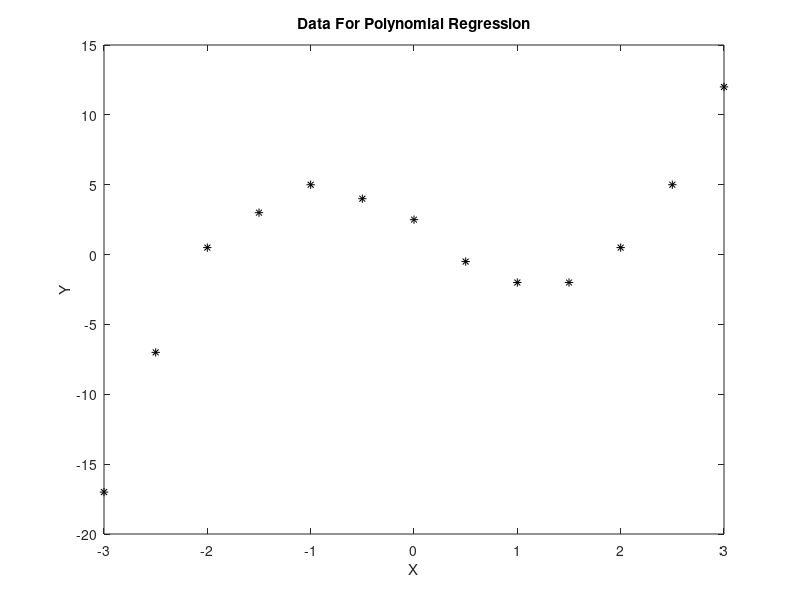

The MATLAB source for this figure: (Note: this script raises an error after producing the figure.)
% RegressionProblem.m

%% Project 2, Question 2
%  code to use sweep operator to perform linear regression 

%% 2-a , load data, create Vandermonde design matrix, build tableau
x = [-3,-2.5,-2,-1.5,-1,-0.5,0,0.5,1,1.5,2,2.5,3]';
y = [-17,-7,0.5,3,5,4,2.5,-0.5,-2,-2,0.5,5,12]';

figure;plot(x,y,'k*');xlabel('X');ylabel('Y');title('Data For Polynomial Regression');

X = vandermonde(x,4); % get Vandermonde design
[n,p] = size(X);

T = [[X'*X,X'*y];[y'*X,y'*y]]; % build tableau

%% 2-b , test SWEEP operator, the function SWEEP is attached separately
for k=1:p
    T = SWEEP(T,k);
end

fprintf('The last column of T after sweeping all rows\n');
fprintf('is the solution to the least-squares problem\n');
myB = T(1:p,end)

originalSSR = T(end,end); % get sum of squared residuals

% compare to MATLAB's least-squares operation
matlabB = X\y;
fprintf('This is MATLAB''s least-squares solution: \n');
matlabB

%% 2-c , iteratively run regression, make plots
T = [[X'*X,X'*y];[y'*X,y'*y]]; % rebuild tableau

figure;
plot(x,y,'k*');xlabel('X');ylabel('Y');
title('Polynomial Regression Models');
h = legend('Data','Location','Southeast');
hold on;
a = linspace(-3,3,1000); % p was defined above
newleg = h.String;

fprintf('Iterative Regression: \n');
fprintf('    Coefs      SSR\n');
for k=1:p
   T = SWEEP(T,k);
   hornerFun = myHorner(T(1:k,p+1));
   plot(a,hornerFun(a));
   newleg{end+1} = sprintf('%d Coef Model',k);
   legend(newleg);
   disp([k,T(p+1,p+1)]);
end

% it looks like 4 model parameters would be sufficient, which is an order 3
% polynomial

%% 2-d , solve constrained least-squares problem
L = [1,-2,4,-8,16;1,2,4,8,16];
Lrows = size(L,1);
T = [[X'*X,L',X'*y];[L,zeros(2,Lrows+1)];[y'*X,zeros(1,Lrows),y'*y]]; % build tableau

for ii=1:p+Lrows
    T = SWEEP(T,ii);
end

constrainedB = T(1:p,end);

% compare constrained result to original result
fprintf('Coefficients Beta: \n');
fprintf('   LS        Constrained LS \n');
disp([myB,constrainedB]);

% compare SSR of each result
constrainedSSR = T(end,end);
fprintf('Sum of Squared Residuals: \n');
fprintf('   LS        Constrained LS \n');
disp([originalSSR,constrainedSSR]);

% compare proportion of variance explained
originalVarExp = 1-var(y-X*myB)/var(y);
constrainedVarExp = 1-var(y-X*constrainedB)/var(y);
fprintf('Proportion of Variance Explained: \n');
fprintf('   LS        Constrained LS \n');
disp([originalVarExp,constrainedVarExp]);

% check that Lbeta = 0
fprintf('Check constraint on regression L*beta: \n');
disp(L*constrainedB);

% make new plot
figure;
plot(x,y,'k*');xlabel('X');ylabel('Y');
title('Polynomial Regression Models');
h = legend('Data','Location','Southeast');
hold on;
a = linspace(-3,3,1000); % p was defined above
newleg = h.String;
hornerFun = myHorner(myB);
plot(a,hornerFun(a));
newleg{end+1} = 'Least-Squares';
legend(newleg);

hornerFun = myHorner(constrainedB);
plot(a,hornerFun(a));
newleg{end+1} = 'Constrained Least-Squares';
legend(newleg);